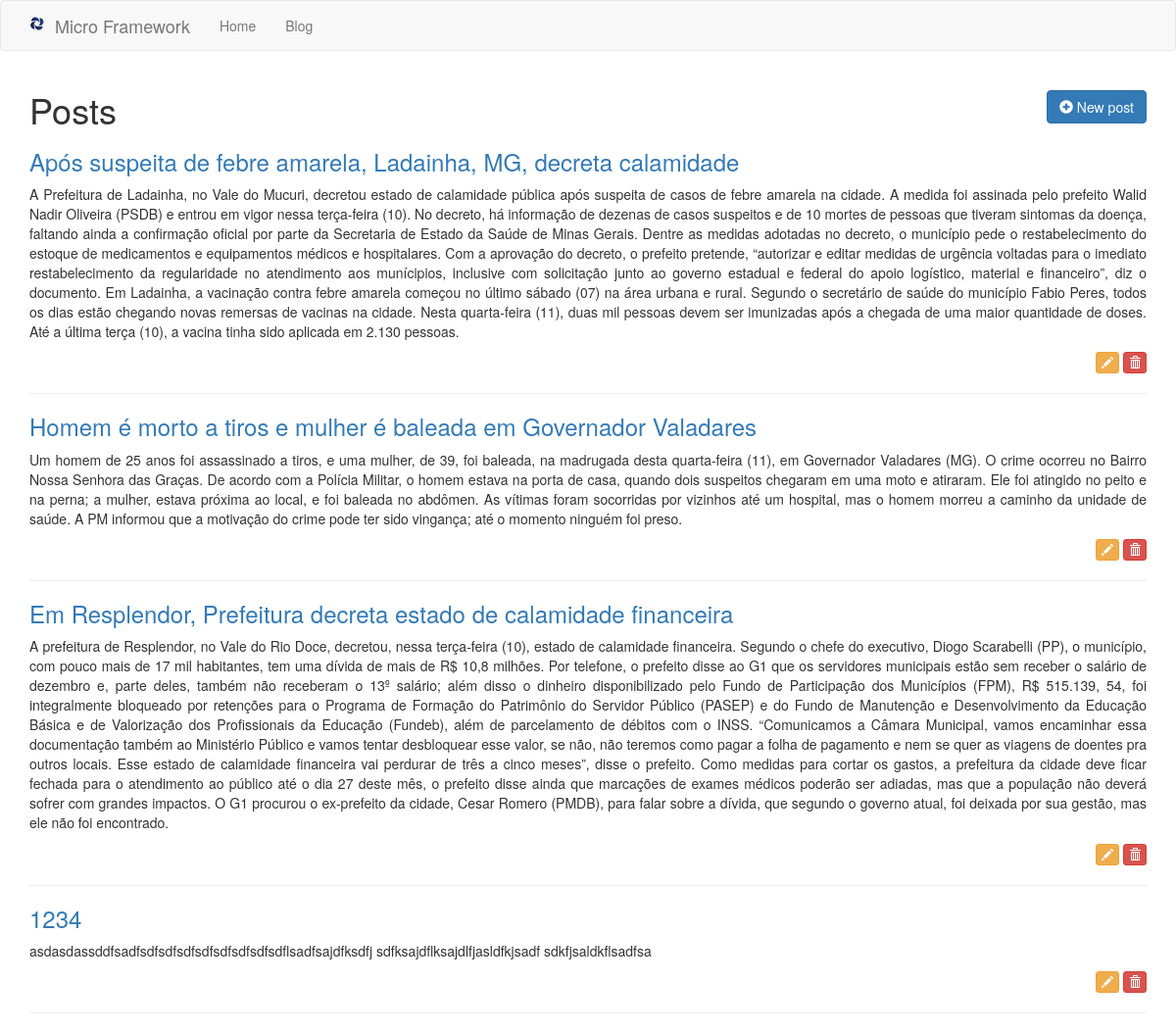
Page /posts on the earlier database version.
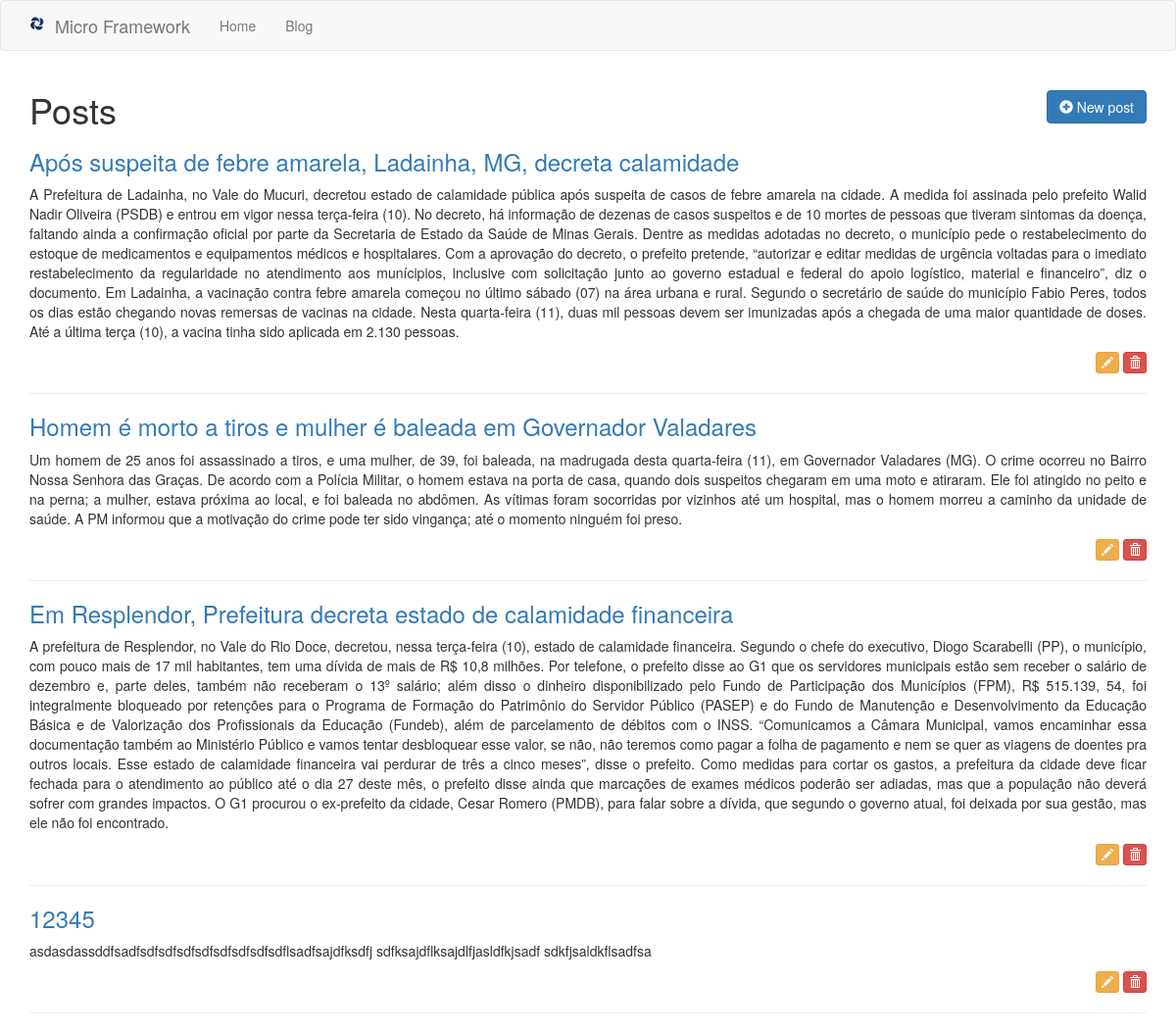
Same page on the later database version.
### tables this page shows
CREATE TABLE posts (id INTEGER CONSTRAINT posts_index PRIMARY KEY ASC AUTOINCREMENT, title VARCHAR (255) NOT NULL, content TEXT NOT NULL);

### app/Controllers/PostsController.php (called while the page is built, shortened)
<?php
class PostsController extends BaseController
{
    private $post;
    public function __construct()
    {
        $this->post = Container::getModel("Post");
    }
    public function index()
    {
        $this->view->posts = $this->post->All();
        return $this->renderView('posts/index', 'layout');
    }
}

### core/bootstrap.php (called while the page is built, shortened)
<?php
$routes = require_once __DIR__ . "/../app/routes.php";
$route = new \Core\Route($routes);

### public/index.php (called while the page is built, shortened)
<?php
require_once __DIR__ . "/../core/bootstrap.php";

### core/BaseModel.php (called while the page is built, shortened)
<?php
abstract class BaseModel
{
    private $pdo;
    protected $table;
    public function __construct(PDO $pdo)
    {
        $this->pdo = $pdo;
    }
    public function All()
    {
        $query = "SELECT * FROM {$this->table}";
        $stmt = $this->pdo->prepare($query);
        $stmt->execute();
        $result = $stmt->fetchAll();
        return $result;
    }
}

### core/DataBase.php (called while the page is built, shortened)
<?php
class DataBase
{
    public static function getDataBase()
    {
        $conf = include_once __DIR__ . "/../app/database.php";
        if($conf['driver'] == 'sqlite'){
            $sqlite = __DIR__ . "/../storage/database/" . $conf['sqlite']['host'];
            $sqlite = "sqlite:" . $sqlite;
            try{
                $pdo = new PDO($sqlite);
                $pdo->setAttribute(PDO::ATTR_ERRMODE, PDO::ERRMODE_EXCEPTION);
                $pdo->setAttribute(PDO::ATTR_DEFAULT_FETCH_MODE, PDO::FETCH_OBJ);
                return $pdo;
            }catch (PDOException $e){
                echo $e->getMessage();
            }
        }
    }
}

### core/Container.php (called while the page is built, shortened)
<?php
class Container
{
    public static function getModel($model)
    {
        return new $objModel(DataBase::getDatabase());
    }
}

### app/Views/posts/index.phtml (the view, shortened to what this page needs)
<div class="container">
    <h1 class="h1">
        <?php echo $this->getPageTitle(); ?>
        <a href="/post/create" class="btn btn-primary pull-right">
            <i class="glyphicon glyphicon-plus-sign"></i> New post
        </a>
    </h1>
    <?php foreach ($this->view->posts as $post): ?>
        <h3 class="h3">
            <a href="/post/<?php echo $post->id; ?>/show"><?php echo $post->title; ?></a>
        </h3>
        <p class="text-justify"><?php echo $post->content; ?></p>
        <p class="text-right">
            <a href="/post/<?php echo $post->id ?>/edit" class="btn btn-warning btn-xs">
                <i class="glyphicon glyphicon-pencil"></i>
            </a>
            <a href="/post/<?php echo $post->id ?>/delete" class="btn btn-danger btn-xs" onclick="return confirm('Deletar este post?')">
                <i class="glyphicon glyphicon-trash"></i>
            </a>
        </p>
        <hr/>
    <?php endforeach; ?>
</div>

### core/Route.php (shortened to what this page needs)
<?php
class Route
{
    private $routes;
    public function __construct(array $routes)
    {
        $this->run();
    }
    private function setRoutes($routes)
    {
        foreach ($routes as $route){
            $explode = explode('@', $route[1]);
            $r = [$route[0], $explode[0], $explode[1]];
            $newRoutes[] = $r;
        }
        $this->routes = $newRoutes;
    }
    private function getRequest()
    {
        $obj = new \stdClass;
        return $obj;
    }
    private function getUrl()
    {
        return parse_url($_SERVER['REQUEST_URI'], PHP_URL_PATH);
    }
    private function run()
    {
        $url = $this->getUrl();
        foreach ($this->routes as $route) {
            $routeArray = explode('/', $route[0]);
            $param = [];
            for($i = 0; $i < count($routeArray); $i++){
                $route[0] = implode($routeArray, '/');
            }
            if($url == $route[0]){
                $found = true;
                $controller = $route[1];
                $action = $route[2];
                break;
            }
        }
        if($found){
            $controller = Container::newController($controller);
            switch (count($param)){
                default:
                    $controller->$action($this->getRequest());
                    break;
            }
        }else{
            Container::pageNotFound();
        }
    }
}

### core/BaseController.php (shortened to what this page needs)
<?php
abstract class BaseController
{
    private $viewPath;
    private $layoutPath;
    private $pageTitle = null;
    public function __construct()
    {
        $this->view = new \stdClass;
    }
    protected function renderView($viewPath, $layoutPath = null)
    {
        $this->viewPath = $viewPath;
        $this->layoutPath = $layoutPath;
        if ($layoutPath) {
            return $this->layout();
        } else {
            return $this->content();
        }
    }
    protected function content()
    {
        if (file_exists(__DIR__ . "/../app/Views/{$this->viewPath}.phtml")) {
            return require_once __DIR__ . "/../app/Views/{$this->viewPath}.phtml";
        } else {
            echo "Error: View path not found!";
        }
    }
    protected function layout()
    {
        if (file_exists(__DIR__ . "/../app/Views/{$this->layoutPath}.phtml")) {
            return require_once __DIR__ . "/../app/Views/{$this->layoutPath}.phtml";
        } else {
            echo "Error: Layout path not found!";
        }
    }
    protected function setPageTitle($pageTitle)
    {
        $this->pageTitle = $pageTitle;
    }
    protected function getPageTitle($separator = null)
    {
        if ($separator) {
            return $this->pageTitle . " " . $separator . " ";
        } else {
            return $this->pageTitle;
        }
    }
}

### app/Views/layout.phtml (shortened to what this page needs)
<!DOCTYPE html>
<html lang="pt-br">
<head>
    <link href="/assets/css/style.css" rel="stylesheet">
</head>
<body>
<?php require_once __DIR__ . "/menu.phtml" ?>
<?php $this->content() ?>
</body>
</html>

### app/Views/menu.phtml (shortened to what this page needs)
<nav class="navbar navbar-default">
    <div class="container">
        <div class="navbar-header">
            <a class="navbar-brand" href="/">
                <img src="/favicon.ico" class="pull-left" />&nbsp;&nbsp;Micro Framework
            </a>
        </div>
        <div class="collapse navbar-collapse" id="bs-example-navbar-collapse-1">
            <ul class="nav navbar-nav">
                <li><a href="/">Home</a></li>
                <li><a href="/posts">Blog</a></li>
            </ul>
        </div>
    </div>
</nav>

Differences in the rows shown:
changed posts (number 4 of 4 on the later page): title "1234" → "12345"
